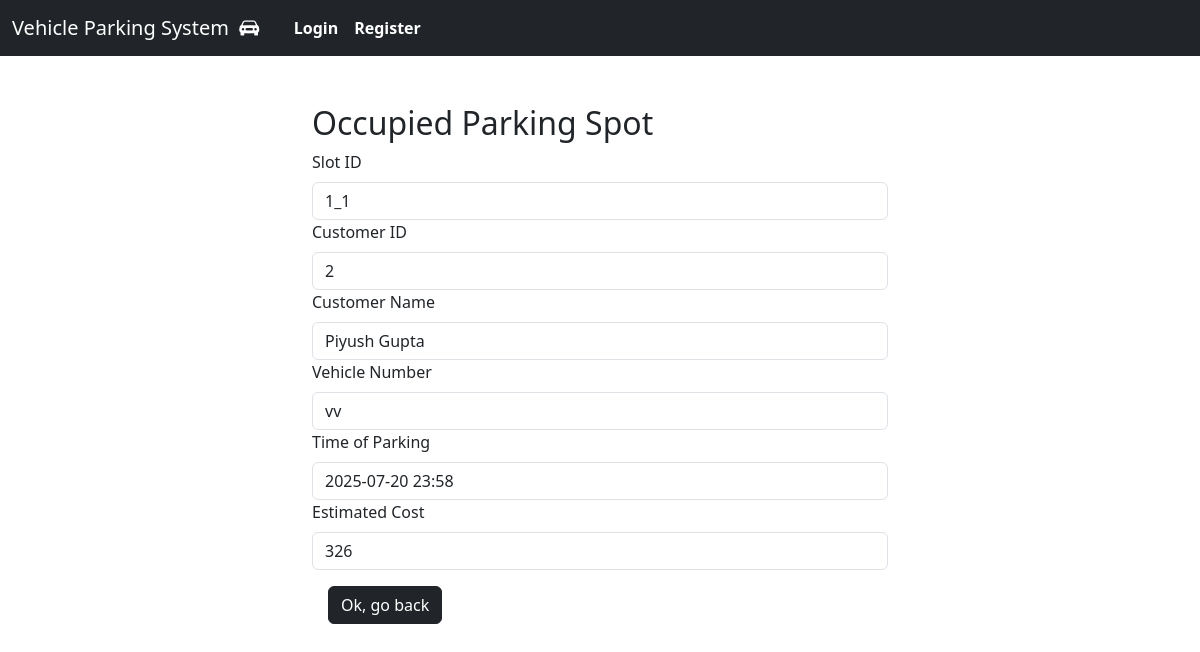
Screenshot of /admin_spot_view/1_1 with the database file from the repository.
### controllers/models.py (models this page shows)
class ParkingSpot(db.Model):
    id = db.Column(db.Integer, primary_key=True, autoincrement=True)
    lot_id = db.Column(db.Integer, db.ForeignKey('parking_lot.id'), nullable=False)
    status = db.Column(db.String(1), nullable=False, default='A')
    spot = db.Column(db.String, nullable=False)

class Reservation(db.Model):
    id = db.Column(db.Integer, primary_key=True, autoincrement=True)
    spot_id = db.Column(db.Integer, db.ForeignKey('parking_spot.spot'), nullable=True)
    user_id = db.Column(db.Integer, db.ForeignKey('user.id'), nullable=False)
    parking_timestamp = db.Column(db.DateTime, nullable=False, default=datetime.utcnow)
    leaving_timestamp = db.Column(db.DateTime, nullable=True)
    parking_cost = db.Column(db.Float, nullable=True)
    vehicle_number = db.Column(db.String(20), nullable=False)
    spot = db.relationship('ParkingSpot', backref='reservations')
    user = db.relationship('User', backref='reservations')

class User(db.Model):
    id = db.Column(db.Integer, primary_key=True, autoincrement=True)
    email = db.Column(db.String(120), unique=True, nullable=False)
    password = db.Column(db.String(200), nullable=False)
    address = db.Column(db.String(200), nullable=True)
    pin_code = db.Column(db.String(20), nullable=True)
    full_name = db.Column(db.String(100), nullable=True)
    phone_number = db.Column(db.String(15), nullable=True)
    roles = db.relationship('Role', secondary='user_role')

### controllers/general_routes.py (the view)
@app.route('/admin_spot_view/<string:spot_id>', methods=['GET'])
def admin_spot_view(spot_id):
    spot = ParkingSpot.query.filter(and_(ParkingSpot.spot == spot_id), ParkingSpot.status== 'O').first()
    if not spot:
        flash('Parking spot not found or not occupied.', 'error')
        return redirect(url_for('admin_home'))
    print(spot_id, spot)
    reservation = Reservation.query.filter(and_(Reservation.spot_id == spot.spot, Reservation.leaving_timestamp == None)).first()
    parking_time = reservation.parking_timestamp.strftime('%Y-%m-%d %H:%M')
    release_time = datetime.now(ZoneInfo("Asia/Kolkata")).strftime('%Y-%m-%d %H:%M')
    fmt = "%Y-%m-%d %H:%M"
    start_dt = datetime.strptime(parking_time, fmt)
    end_dt   = datetime.strptime(release_time, fmt)
    delta = end_dt - start_dt
    hours = delta.total_seconds() / 3600
    cost  = hours * 50
    cost = math.ceil(cost)
    return render_template('admin_spot_view.html', spot=spot, reservation=reservation, cost=cost)

### templates/admin_spot_view.html (shortened to what this page needs)
<!DOCTYPE html>
<html lang="en">
<head>
</head>
{% extends 'index.html' %}
    {% block content %}
    <div class="container-fluid">
        <div class="row justify-content-center">
            <div class="col-6 m-3">
                <h2>Occupied Parking Spot</h2>
                <form method="get" action="/">
                    <div class="mb-1.5">
                        <label for="slot_id" class="form-label">Slot ID</label>
                        <input type="text" class="form-control" id="slot_id" name="slot_id" value="{{ spot.spot }}" readonly>
                    </div>
                    <div class="mb-1.5">
                        <label for="customer_id" class="form-label">Customer ID</label>
                        <input type="text" class="form-control" id="customer_id" name="customer_id" value="{{ reservation.user_id }}" required>
                    </div>
                    <div class="mb-1.5">
                        <label for="customer_name" class="form-label">Customer Name</label>
                        <input type="text" class="form-control" id="customer_name" name="customer_name" value="{{ reservation.user.full_name }}" required>
                    </div>
                    <div class="mb-1.5">
                        <label for="vehicle_number" class="form-label">Vehicle Number</label>
                        <input type="text" class="form-control" id="vehicle_number" name="vehicle_number" value="{{ reservation.vehicle_number }}" required>
                    </div>
                    <div class="mb-1.5">
                        <label for="time_of_parking" class="form-label">Time of Parking</label>
                        <input type="text" class="form-control" id="time_of_parking" name="time_of_parking" value="{{ reservation.parking_timestamp.strftime('%Y-%m-%d %H:%M') }}" required>
                    </div>
                    <div class="mb-1.5">
                        <label for="Estimated Cost" class="form-label">Estimated Cost</label>
                        <input type="text" class="form-control" id="estimated_cost" name="estimated_cost" value="{{ cost }}" required>
                    </div>
                    <button type="submit" class="btn btn-dark m-3">Ok, go back</button>
                </form>
            </div>
        </div>
    </div>
    {% endblock %}

### rows the page displays
ParkingSpot: slot_id "1_1"
Reservation: customer_id "2", vehicle_number "vv", time_of_parking "2025-07-20 23:58"
User: customer_name "Piyush Gupta"
